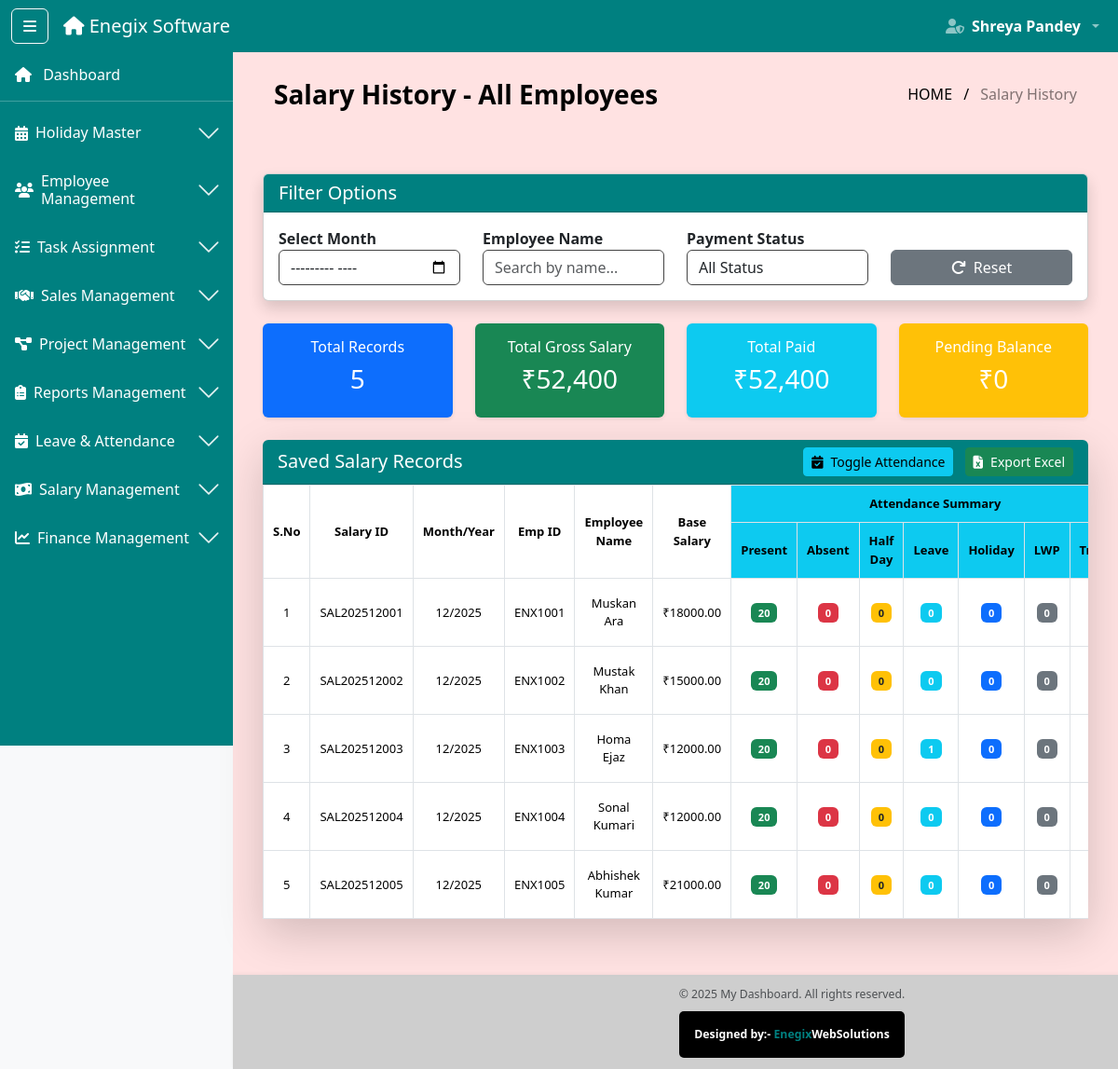
The page /salary/history/ (signed in) on the database its author committed.
### software_app/models.py (models this page shows, shortened)
class MonthlySalary(models.Model):
    salary_id = models.CharField(max_length=20, unique=True, editable=False)
    employee = models.ForeignKey(Employee, on_delete=models.CASCADE, related_name='monthly_salaries')
    employee_id_display = models.CharField(max_length=10)
    employee_name = models.CharField(max_length=100)
    month = models.IntegerField(help_text="Month (1-12)")
    year = models.IntegerField(help_text="Year")
    fund_transaction = models.ForeignKey(
        'FundTransaction',
        on_delete=models.SET_NULL,
        null=True,
        blank=True,
        related_name='salary_payments'
    )
    payment_from_funds = models.BooleanField(
        default=False,
        help_text="Was this salary paid from company funds?"
    )
    base_salary = models.DecimalField(max_digits=10, decimal_places=2, default=0)
    per_day_salary = models.DecimalField(max_digits=10, decimal_places=2, default=0)
    total_present = models.IntegerField(default=0)
    total_absent = models.IntegerField(default=0)
    total_half_days = models.IntegerField(default=0)
    total_leaves = models.IntegerField(default=0)
    bonus = models.DecimalField(max_digits=10, decimal_places=2, default=0)
    travel_allowance = models.DecimalField(max_digits=10, decimal_places=2, default=0)
    pf_percent = models.DecimalField(max_digits=5, decimal_places=2, default=12.00)
    pf_amount = models.DecimalField(max_digits=10, decimal_places=2, default=0)
    esi_percent = models.DecimalField(max_digits=5, decimal_places=2, default=0.75)
    esi_amount = models.DecimalField(max_digits=10, decimal_places=2, default=0)
    gross_salary = models.DecimalField(max_digits=10, decimal_places=2, default=0)
    total_deductions = models.DecimalField(max_digits=10, decimal_places=2, default=0)
    net_payable = models.DecimalField(max_digits=10, decimal_places=2, default=0)
    paid_amount = models.DecimalField(max_digits=10, decimal_places=2, default=0)
    payment_date = models.DateField(null=True, blank=True)
    remaining_balance = models.DecimalField(max_digits=10, decimal_places=2, default=0)
    previous_balance = models.DecimalField(max_digits=10, decimal_places=2, default=0)
    is_saved = models.BooleanField(default=False, help_text="Data saved permanently")
    created_at = models.DateTimeField(auto_now_add=True)
    updated_at = models.DateTimeField(auto_now=True)
    class Meta:
        unique_together = ('employee', 'month', 'year')
        ordering = ['-year', '-month']

### software_app/decorators.py (the view)
        @wraps(view_func)
        def wrapper(request, *args, **kwargs):
            if 'user_id' not in request.session:
                messages.error(request, 'Please login first!')
                return redirect('login')
            user_role = request.session.get('role')
            if user_role not in allowed_roles:
                messages.error(request, 'You do not have permission to access this page!')
                return redirect('dashboard')
            return view_func(request, *args, **kwargs)

### software_app/context_processors.py (called while the page is built)
def user_context(request):
    return {
        'session_user_name': request.session.get('full_name', ''),
        'session_user_role': request.session.get('role', ''),
        'session_user_email': request.session.get('email', ''),
        'is_logged_in': 'user_id' in request.session,
    }

### software_app/views.py (called while the page is built)
@check_blocked_user
@login_required
@role_required(['admin', 'super_admin', 'hr'])
def view_salary_history(request):
    salaries = MonthlySalary.objects.filter(is_saved=True).order_by('-year', '-month')
    return render(request, 'Salary/salary_history.html', {
        'salaries': salaries
    })

### software_app/templates/Salary/salary_history.html (shortened to what this page needs)
{% extends 'base2.html' %}
{% load static %}
{% block content %}
<div class="ribbon-header d-flex justify-content-between align-items-center px-4 pb-5 mb-3" style="color: black;">
  <div class="fw-bold fs-3">Salary History - All Employees</div>
  <div class="breadcrumb-text text-end">
    <span class="text-black">HOME</span>
    <span class="mx-2 text-black">/</span>
    <span class="text-black-50">Salary History</span>
  </div>
</div>
<div class="container-fluid mt-2 mb-4">
  <div class="card shadow">
    <div class="card-header table-title-bar text-white">
      <h5 class="mb-0">Filter Options</h5>
    </div>
    <div class="card-body">
      <div class="row">
        <div class="col-md-3">
          <label><strong>Select Month</strong></label>
          <input type="month" id="filterMonth" class="form-control" onchange="filterTable()">
        </div>
        <div class="col-md-3">
          <label><strong>Employee Name</strong></label>
          <input type="text" id="filterName" class="form-control" placeholder="Search by name..." onkeyup="filterTable()">
        </div>
        <div class="col-md-3">
          <label><strong>Payment Status</strong></label>
          <select id="filterStatus" class="form-control" onchange="filterTable()">
            <option value="">All Status</option>
          </select>
        </div>
        <div class="col-md-3">
          <label><strong>&nbsp;</strong></label>
          <button class="btn btn-secondary w-100" onclick="resetFilters()">
            <i class="fas fa-redo me-2"></i>Reset
          </button>
        </div>
      </div>
    </div>
  </div>
</div>
<div class="container-fluid mb-4">
  <div class="row">
    <div class="col-md-3">
      <div class="card shadow-sm border-0 bg-primary text-white">
        <div class="card-body text-center">
          <h6>Total Records</h6>
          <h3 id="totalRecords">{{ salaries|length }}</h3>
        </div>
      </div>
    </div>
    <div class="col-md-3">
      <div class="card shadow-sm border-0 bg-success text-white">
        <div class="card-body text-center">
          <h6>Total Gross Salary</h6>
          <h3 id="totalGross">₹0</h3>
        </div>
      </div>
    </div>
    <div class="col-md-3">
      <div class="card shadow-sm border-0 bg-info text-white">
        <div class="card-body text-center">
          <h6>Total Paid</h6>
          <h3 id="totalPaid">₹0</h3>
        </div>
      </div>
    </div>
    <div class="col-md-3">
      <div class="card shadow-sm border-0 bg-warning text-white">
        <div class="card-body text-center">
          <h6>Pending Balance</h6>
          <h3 id="pendingBalance">₹0</h3>
        </div>
      </div>
    </div>
  </div>
</div>
<div class="container-fluid">
  <div class="card shadow-lg rounded-3 border-0">
    <div class="card-header table-title-bar text-white d-flex justify-content-between align-items-center rounded-top">
      <h5 class="mb-0">Saved Salary Records</h5>
      <div>
        <button class="btn btn-info btn-sm me-2" onclick="toggleAttendanceDetails()">
          <i class="fas fa-calendar-check me-2"></i>Toggle Attendance
        </button>
        <button class="btn btn-success btn-sm" onclick="exportToExcel()">
          <i class="fas fa-file-excel me-2"></i>Export Excel
        </button>
      </div>
    </div>
    <div class="card-body p-0" style="overflow-x:auto;">
      <table class="table table-bordered table-hover align-middle text-center mb-0" id="historyTable">
        <thead class="text-white">
          <tr>
            <th rowspan="2">S.No</th>
            <th rowspan="2">Salary ID</th>
            <th rowspan="2">Month/Year</th>
            <th rowspan="2">Emp ID</th>
            <th rowspan="2">Employee Name</th>
            <th rowspan="2">Base Salary</th>
            <th colspan="7" class="bg-info">Attendance Summary</th>
          </tr>
          <tr>
            <th class="bg-info">Present</th>
            <th class="bg-info">Absent</th>
            <th class="bg-info">Half Day</th>
            <th class="bg-info">Leave</th>
            <th class="bg-info">Holiday</th>
            <th class="bg-info">LWP</th>
            <th class="bg-info">Training</th>
          </tr>
        </thead>
        <tbody>
          {% if salaries %}
            {% for salary in salaries %}
            <tr data-month="{{ salary.year }}-{{ salary.month|stringformat:'02d' }}"
                data-name="{{ salary.employee_name|lower }}"
                data-status="{% if salary.remaining_balance <= 0 %}paid{% elif salary.paid_amount > 0 %}partial{% else %}unpaid{% endif %}"
                data-gross="{{ salary.gross_salary }}"
                data-paid="{{ salary.paid_amount }}"
                data-balance="{{ salary.remaining_balance }}">
              <td>{{ forloop.counter }}</td>
              <td>{{ salary.salary_id }}</td>
              <td>{{ salary.month }}/{{ salary.year }}</td>
              <td>{{ salary.employee_id_display }}</td>
              <td>{{ salary.employee_name }}</td>
              <td>₹{{ salary.base_salary|floatformat:2 }}</td>
              <td><span class="badge bg-success">{{ salary.total_present }}</span></td>
              <td><span class="badge bg-danger">{{ salary.total_absent }}</span></td>
              <td><span class="badge bg-warning text-dark">{{ salary.total_half_days }}</span></td>
              <td><span class="badge bg-info">{{ salary.total_leaves }}</span></td>
              <td><span class="badge bg-primary">{{ salary.total_holidays|default:0 }}</span></td>
              <td><span class="badge bg-secondary">{{ salary.total_lwp|default:0 }}</span></td>
              <td><span class="badge bg-warning">{{ salary.total_training|default:0 }}</span></td>
            </tr>
            {% endfor %}
          {% else %}
            <tr>
              <td colspan="19">No salary records found</td>
            </tr>
          {% endif %}
        </tbody>
      </table>
    </div>
  </div>
</div>
{% endblock %}

### software_app/static/css/style.css (style rules this page uses)
body { min-height: 100vh; background-color: #f8f9fa; transition: margin-left 0.3s ease; display: flex; flex-direction: column; }
html, body { overflow-x: hidden; width: 100%; }
.table-title-bar { background-color:#008080; }

### software_app/templates/Salary/salary_history.html (style rules this page uses)
.form-control { border: 1.5px solid #444 !important; }
table.table th, table.table td { font-size: 13px; padding: 10px !important; vertical-align: middle; }
table.table tbody tr:nth-child(even) { background-color: #f8f9fa; }
.badge { font-size: 11px; padding: 5px 8px; }

### rows shown on the page
MonthlySalary: salary_id "SAL202512001", month "12", year "2025", employee_id_display "ENX1001", employee_name "Muskan Ara", base_salary "18000.00", total_present "20", total_absent "0", total_half_days "0", total_leaves "0", total_holidays "0", total_lwp "0"
MonthlySalary: salary_id "SAL202512002", month "12", year "2025", employee_id_display "ENX1002", employee_name "Mustak Khan", base_salary "15000.00", total_present "20", total_absent "0", total_half_days "0", total_leaves "0", total_holidays "0", total_lwp "0"
MonthlySalary: salary_id "SAL202512003", month "12", year "2025", employee_id_display "ENX1003", employee_name "Homa Ejaz", base_salary "12000.00", total_present "20", total_absent "0", total_half_days "0", total_leaves "1", total_holidays "0", total_lwp "0"
MonthlySalary: salary_id "SAL202512004", month "12", year "2025", employee_id_display "ENX1004", employee_name "Sonal Kumari", base_salary "12000.00", total_present "20", total_absent "0", total_half_days "0", total_leaves "0", total_holidays "0", total_lwp "0"
MonthlySalary: salary_id "SAL202512005", month "12", year "2025", employee_id_display "ENX1005", employee_name "Abhishek Kumar", base_salary "21000.00", total_present "20", total_absent "0", total_half_days "0", total_leaves "0", total_holidays "0", total_lwp "0"

### other values the page prints
{{ request.session.full_name }} "Shreya Pandey"
{{ salaries|length }} "5"
